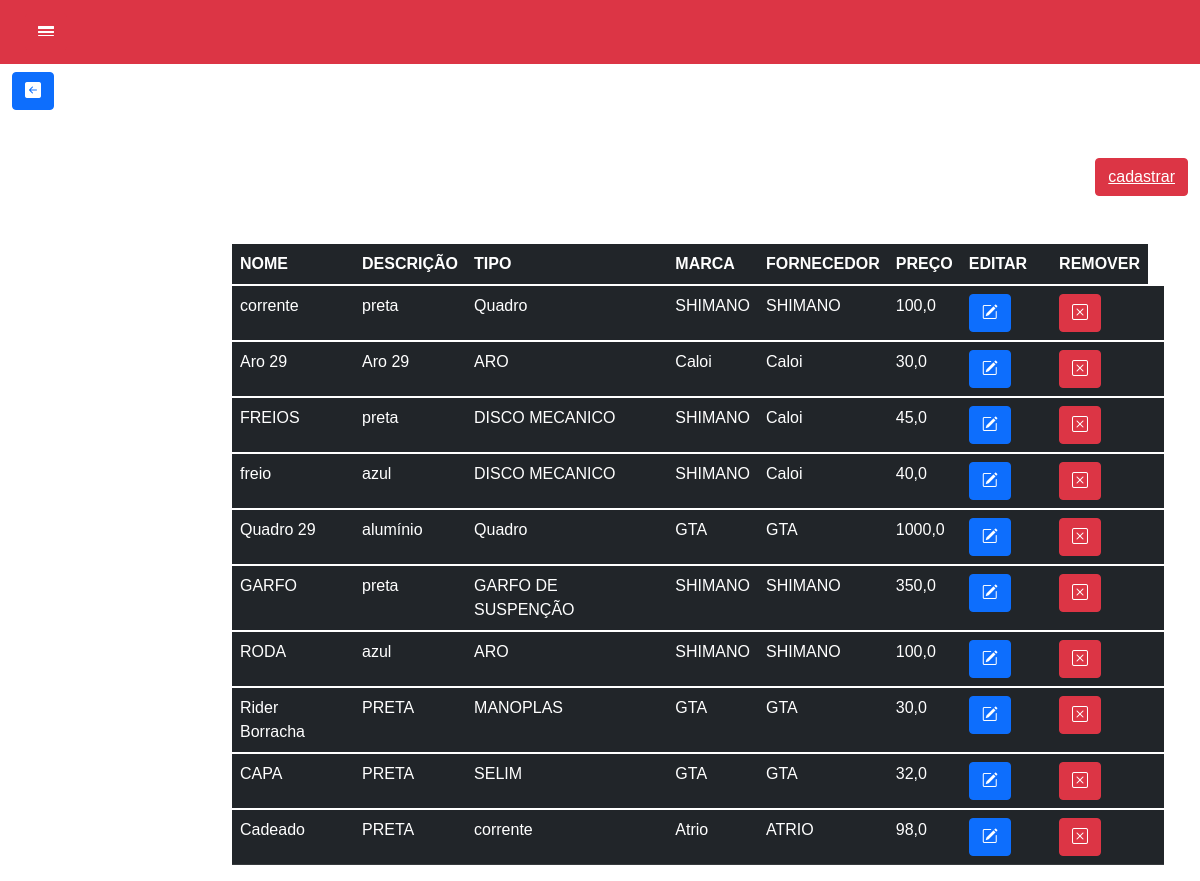
The app's page /lista_pecas/ (signed in) with its own data.
### core/models.py (models this page shows, shortened)
class pecas(models.Model):
   nome=models.CharField('Nome',max_length=100)
   data_cadastro=models.DateField('Data de cadastro',null=True, auto_now_add=False)
   descricao= models.CharField('Descrição', max_length=40)
   marca=models.CharField('Marca',max_length=100)
   fornecedor=models.CharField('Fornecedor',max_length=50)
   Tipo_pecas = models.ForeignKey(Tipo_pecas, on_delete=models.PROTECT)
   valor_venda = models.FloatField('Valor de venda')

class Tipo_pecas(models.Model):
   nome=models.CharField('Nome', max_length=100)
   marca=models.CharField('Nome',max_length=50)
   def __str__(self):
        return self.nome

### core/views.py (the view)
# urls.py: path('lista_pecas/', lista_pecas, name='lista_pecas'),
@login_required
def lista_pecas(request):
    Pecas=pecas.objects.all()
    contexto={
        'lista_pecas': Pecas
    }
    return render(request,'pecas.html',contexto)

### templates/pecas.html (shortened to what this page needs)
<!DOCTYPE html>
<html lang="en">
<head>
    <link href="https://cdn.jsdelivr.net/npm/bootstrap@5.1.3/dist/css/bootstrap.min.css" rel="stylesheet"
>
    <link rel="stylesheet" href="https://cdn.jsdelivr.net/npm/bootstrap-icons@1.10.3/font/bootstrap-icons.css">
</head>
<body>
    <nav class="navbar navbar-danger bg-danger fixed-top ">
        <div class="container-fluid">
          <button class="navbar-toggler" type="button" data-bs-toggle="collapse"
            data-bs-target="#navbarToggleExternalContent" aria-controls="navbarToggleExternalContent" aria-expanded="false"
            aria-label="Toggle navigation">
            <a class="btn btn-danger" data-bs-toggle="offcanvas" href="#offcanvasExample" role="button"
              aria-controls="offcanvasExample">
              <i class="bi bi-border-width"></i>
            </a>
          </button>
        </div>
      </nav><br>
      <div class=" container-fluid">
        <div class="row mt-5">
          <div class="col-12">
            <button type="button" class="btn btn-primary"><a  href="{% url 'perfil' %}"><i class="bi bi-arrow-left-square-fill"></i></a></button><td></td>
          </div>
        </div>
      </div>
    <div class="container-fluid">
        <div class="row mt-5">
            <div class="oi">
                <button type="button" class="btn btn-danger"><a  href="{% url 'cadastro' %}">cadastrar</a></button>
              </div>
            <div>
                <main class="col-md-9 ms-sm-auto col-lg-10 px-md-4 mt-5">
                    <table class="table table-dark">
                        <thead>
                            <tr>
                              <th scope="col">NOME</th>
                              <th scope="col">DESCRIÇÃO</th>
                              <th scope="col">TIPO</th>
                              <th scope="col">MARCA</th>
                              <th scope="col">FORNECEDOR</th>
                              <th scope="col">PREÇO</th>
                              <th scope="col">EDITAR</th>
                              <th scope="col"></th>
                              <th scope="col">REMOVER</th>
                            </tr>
                          </thead>
                          {% for pecas in lista_pecas %}
                          <tbody class="table-group-divider">
                            <tr>
                              <td>{{pecas.nome}}</td>
                              <td>{{pecas.descricao}}</td>
                              <td>{{pecas.Tipo_pecas}}</td>
                              <td>{{pecas.marca}}</td>
                              <td>{{pecas.fornecedor}}</td>
                              <td>{{pecas.valor_venda}}</td>
                              <td><button type="button" class="btn btn-primary"><a  href="{% url 'atualizar' pecas.id %}"><i class="bi bi-pencil-square"></i></a></button><td>
                              <td><button type="button" class="btn btn-danger"><a  href="{% url 'deletar' pecas.id %}"><i class="bi bi-x-square"></i></a></button><td>
                            </tr>
                           <div>
                            {% empty %}
                            Nenhum tipos de peças cadastradas</p>
                            {% endfor %}
                           </div>
                         </tbody>
                      </table>
            </div>
        </div>
     </div>
</body>
</html>

### templates/pecas.html (style rules this page uses)
a { color: white; }
.oi { text-align: right; }
body { background: linear-gradient(45deg, #ffffff , #ffffff ); font-famil: 'Gill Sans', 'Gill Sans MT', calibri, 'Trebuchet MS', sans-serif; background-image: url('https://img.freepik.com/fotos-premium/fundo-de-pecas-sobressalentes-de-bicicleta_263357-2544.jpg'); background-size: cover; background-repeat: no-repeat; font-family: Arial, Helvetica, sans-serif; height: 100%; width: 100%; }

### records on screen
pecas: nome "corrente", descricao "preta", Tipo_pecas "Quadro", marca "SHIMANO", fornecedor "SHIMANO", valor_venda "100,0"
pecas: nome "Aro 29", descricao "Aro 29", Tipo_pecas "ARO", marca "Caloi", fornecedor "Caloi", valor_venda "30,0"
pecas: nome "FREIOS", descricao "preta", Tipo_pecas "DISCO MECANICO", marca "SHIMANO", fornecedor "Caloi", valor_venda "45,0"
pecas: nome "freio", descricao "azul", Tipo_pecas "DISCO MECANICO", marca "SHIMANO", fornecedor "Caloi", valor_venda "40,0"
pecas: nome "Quadro 29", descricao "alumínio", Tipo_pecas "Quadro", marca "GTA", fornecedor "GTA", valor_venda "1000,0"
pecas: nome "GARFO", descricao "preta", Tipo_pecas "GARFO DE SUSPENÇÃO", marca "SHIMANO", fornecedor "SHIMANO", valor_venda "350,0"
pecas: nome "RODA", descricao "azul", Tipo_pecas "ARO", marca "SHIMANO", fornecedor "SHIMANO", valor_venda "100,0"
pecas: nome "Rider Borracha", descricao "PRETA", Tipo_pecas "MANOPLAS", marca "GTA", fornecedor "GTA", valor_venda "30,0"
pecas: nome "CAPA", descricao "PRETA", Tipo_pecas "SELIM", marca "GTA", fornecedor "GTA", valor_venda "32,0"
pecas: nome "Cadeado", descricao "PRETA", Tipo_pecas "corrente", marca "Atrio", fornecedor "ATRIO", valor_venda "98,0"
